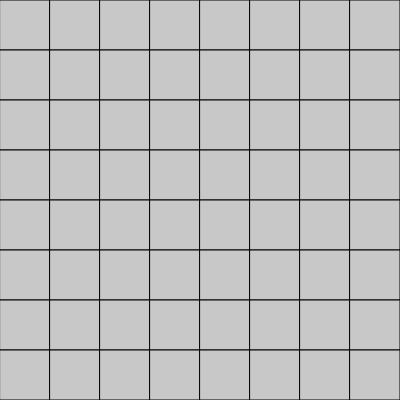
Frame 1 (no input)
Frame 60 (no input): identical to frame 1, image omitted
Frame 120 (the mouse pressed at the canvas centre since frame 60): identical to frame 1, image omitted

The p5.js sketch that drew this single still picture (run headless with seeded random() and noise() and a simulated clock; from frame 60 on, the mouse is pressed at the canvas centre):

// p5.js sketch
// ── sketch.js
function setup() {
  createCanvas(400,400);
  
}

function draw() {
  background (200);

  fill(200);
  //for loop drawing vertical lines from left to right

  for (let x = 0; x < width; x = x + 50)
  {
    for (let y = 0; y < height ; y = y + 50)
    {
      let rectRight = x + 50;
      let rectBottom = y + 50;
      if (mouseX > x && mouseX < rectRight && mouseY > y && mouseY < rectBottom)
      {
        fill ("red");
      } else {
        fill (200);
      }
      rect (x, y, 50, 50);


    }



  }

}
